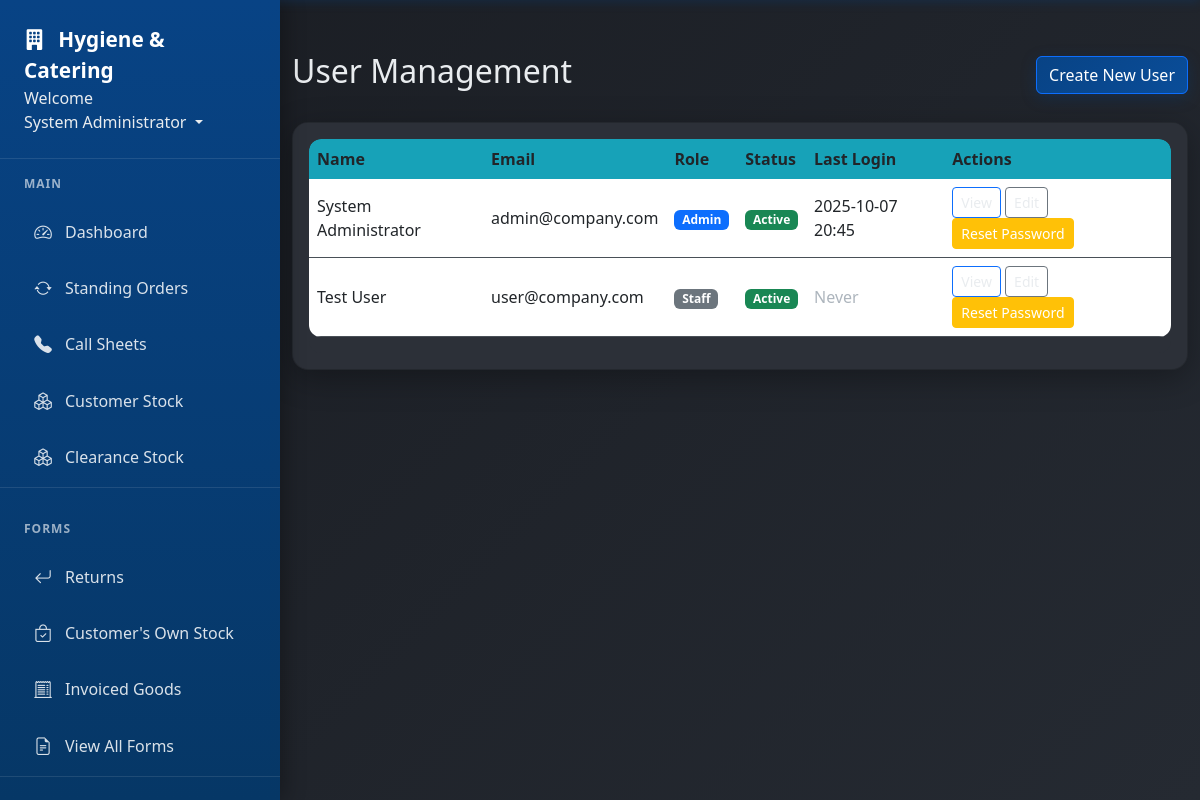
Screenshot of /users (signed in) with the database file from the repository.
### app/models.py (models this page shows, shortened)
class User(db.Model, UserMixin):
    id = db.Column(db.Integer, primary_key=True)
    username = db.Column(db.String(20), unique=True, nullable=False)  # Keep for system use
    email = db.Column(db.String(120), unique=True, nullable=False, index=True)  # Primary identifier
    full_name = db.Column(db.String(100), nullable=False)
    password_hash = db.Column(db.String(128), nullable=False)  # Changed from 'password' to 'password_hash'
    role = db.Column(db.String(20), nullable=False)
    job_title = db.Column(db.String(100))
    direct_phone = db.Column(db.String(20))
    mobile_phone = db.Column(db.String(20))
    is_active = db.Column(db.Boolean, default=True)
    must_change_password = db.Column(db.Boolean, default=False)
    created_at = db.Column(db.DateTime, nullable=False, default=datetime.utcnow)
    last_login = db.Column(db.DateTime)
    forms = db.relationship('Form', foreign_keys='Form.user_id', backref='author', lazy=True)
    callsheet_entries = db.relationship('CallsheetEntry', backref='entered_by', lazy=True)
    callsheets_created = db.relationship('Callsheet', backref='created_by_user', lazy=True)
    todo_items = db.relationship('TodoItem', backref='user', lazy=True, cascade='all, delete-orphan')
    company_updates = db.relationship('CompanyUpdate', backref='author', lazy=True, cascade='all, delete-orphan')

### app/routes.py (the view)
@main.route('/users')
@login_required
@admin_required
def users():
    users = User.query.order_by(User.full_name).all()
    return render_template('users.html', title='User Management', users=users)

### app/models.py (called while the page is built)
@login_manager.user_loader
def load_user(user_id):
    return User.query.get(int(user_id))

### app/routes.py (called while the page is built)
def admin_required(f):
    @wraps(f)
    def decorated_function(*args, **kwargs):
        if not current_user.is_authenticated or current_user.role != 'admin':
            flash('Admin access required.', 'danger')
            return redirect(url_for('main.dashboard'))
        return f(*args, **kwargs)
    return decorated_function

### app/templates/users.html (shortened to what this page needs)
{% extends "base.html" %} {% block content %}
<div class="d-flex justify-content-between align-items-center mb-4">
  <h2>User Management</h2>
  <a href="{{ url_for('main.create_user') }}" class="btn btn-primary">
     Create New User
  </a>
</div>
<div class="card">
  <div class="card-body">
    <div class="table-responsive">
      <table class="table table-hover">
        <thead>
          <tr>
            <th>Name</th>
            <th>Email</th>
            <th>Role</th>
            <th>Status</th>
            <th>Last Login</th>
            <th>Actions</th>
          </tr>
        </thead>
        <tbody>
          {% for user in users %}
          <tr>
            <td>{{ user.full_name }}</td>
            <td>{{ user.email }}</td>
            <td>
              <span
                class="badge bg-{{ 'primary' if user.role == 'admin' else 'secondary' }}"
              >
                {{ user.role.title() }}
              </span>
            </td>
            <td>
              <span
                class="badge bg-{{ 'success' if user.is_active else 'danger' }}"
              >
                {{ 'Active' if user.is_active else 'Inactive' }}
              </span>
            </td>
            <td>
              {% if user.last_login %} {{ user.last_login.strftime('%Y-%m-%d
              %H:%M') }} {% else %}
              <span class="text-muted">Never</span>
              {% endif %}
            </td>
            <td>
              <a
                href="{{ url_for('main.user_profile', user_id=user.id) }}"
                class="btn btn-sm btn-outline-primary"
                >View</a
              >
              <a
                href="{{ url_for('main.edit_user', user_id=user.id) }}"
                class="btn btn-sm btn-outline-secondary"
                >Edit</a
              >
              <button
                class="btn btn-sm btn-warning"
                onclick="resetPassword({{ user.id }}, '{{ user.full_name }}')"
              >
                Reset Password
              </button>
            </td>
          </tr>
          {% endfor %}
        </tbody>
      </table>
    </div>
  </div>
</div>
 {% endblock %}

### app/templates/base.html (shortened to what this page needs)
<!DOCTYPE html>
<html lang="en">
  <head>
    <link
      rel="stylesheet"
      href="{{ url_for('static', filename='style.css') }}"
    />
    <link
      href="https://cdn.jsdelivr.net/npm/bootstrap@5.3.0/dist/css/bootstrap.min.css"
      rel="stylesheet"
    />
    <link
      href="https://cdn.jsdelivr.net/npm/bootstrap-icons@1.11.0/font/bootstrap-icons.css"
      rel="stylesheet"
    />
  </head>
  <body>
    <nav class="nav-sidebar" id="navSidebar">
      <div class="nav-sidebar-header">
        <a href="{{ url_for('main.dashboard') }}" class="nav-sidebar-brand">
          <i class="bi bi-building-fill me-2"></i>
          Hygiene & Catering
        </a>
        <li class="nav-item dropdown" style="display: block">
          <text>Welcome</text>
          <a
            class="nav-link dropdown-toggle"
            href="#"
            id="userDropdown"
            role="button"
            data-bs-toggle="dropdown"
          >
             {{ current_user.full_name or
            current_user.username }}
          </a>
        </li>
      </div>
      {% if current_user.is_authenticated %}
      <div class="nav-sidebar-nav">
        <div class="nav-section">
          <div class="nav-section-title">Main</div>
          <div class="nav-item">
            <a class="nav-link" href="{{ url_for('main.dashboard') }}">
              <i class="bi bi-speedometer2"></i>
              Dashboard
            </a>
          </div>
          <div class="nav-item">
            <a
              class="nav-link"
              href="{{ url_for('standing_orders.standing_orders') }}"
            >
              <i class="bi bi-arrow-repeat"></i>
              Standing Orders
            </a>
          </div>
          <div class="nav-item">
            <a class="nav-link" href="{{ url_for('callsheets.callsheets') }}">
              <i class="bi bi-telephone-fill"></i>
              Call Sheets
            </a>
          </div>
          <div class="nav-item">
            <a
              class="nav-link"
              href="{{ url_for('customer_stock.customer_stock') }}"
            >
              <i class="bi bi-boxes"></i>
              Customer Stock
            </a>
          </div>
          <div class="nav-item">
            <a
              class="nav-link"
              href="{{ url_for('clearance_stock.clearance_stock') }}"
            >
              <i class="bi bi-boxes"></i>
              Clearance Stock
            </a>
          </div>
        </div>
        <div class="nav-section">
          <div class="nav-section-title">Forms</div>
          <div class="nav-item">
            <a class="nav-link" href="{{ url_for('main.returns') }}">
              <i class="bi bi-arrow-return-left"></i>
              Returns
            </a>
          </div>
          <div class="nav-item">
            <a
              class="nav-link"
              href="{{ url_for('customer_stock.branded_stock') }}"
            >
              <i class="bi bi-bag-check"></i>
              Customer's Own Stock
            </a>
          </div>
          <div class="nav-item">
            <a class="nav-link" href="{{ url_for('main.invoice_correction') }}">
              <i class="bi bi-receipt-cutoff"></i>
              Invoiced Goods
            </a>
          </div>
          <div class="nav-item">
            <a class="nav-link" href="{{ url_for('main.forms') }}">
              <i class="bi bi-file-earmark-text"></i>
              View All Forms
            </a>
          </div>
        </div>
      </div>
      {% endif %}
    </nav>
    <div class="main-content" id="mainContent">
      <div class="container-fluid">
         {% block content %}{% endblock %}
      </div>
    </div>
  </body>
</html>

### app/static/style.css (style rules this page uses)
:root { --primary-blue: #084385; --primary-blue-light: #0a4d99; --primary-blue-dark: #063766; --dark-bg: #1a1d23; --dark-card: #2c3038; --dark-card-hover: #353a44; --text-light: #e9ecef; --text-muted: #adb5bd !important; --border-color: #495057; --success: #20c997; --warning: #ffc107; --danger: #dc3545; --info: #17a2b8; }
body { background: linear-gradient(135deg, var(--dark-bg) 0%, #252a32 100%); color: var(--text-light); font-family: "Segoe UI", Tahoma, Geneva, Verdana, sans-serif; min-height: 100vh; }
body, .card, .card-body, .table, .modal-body { color: var(--text-light) !important; }
.nav-sidebar { position: fixed; top: 0; left: 0; height: 100vh; width: 280px; background: linear-gradient( 180deg, var(--primary-blue) 0%, var(--primary-blue-dark) 100% ); box-shadow: 4px 0 20px rgba(0, 0, 0, 0.3); transition: transform 0.3s ease; z-index: 1050; overflow-y: auto; display: flex; flex-direction: column; }
.nav-sidebar-header { padding: 1.5rem; border-bottom: 1px solid rgba(255, 255, 255, 0.1); flex-shrink: 0; }
.nav-sidebar-brand { color: white !important; font-weight: 700; font-size: 1.3rem; text-decoration: none; }
.nav-sidebar-nav { padding: 1rem 0; flex: 1; overflow-y: auto; }
.nav-section { margin-bottom: 2rem; border-bottom: 1px solid rgba(255, 255, 255, 0.1); }
.nav-section-title { color: rgba(255, 255, 255, 0.6); font-size: 0.75rem; font-weight: 600; text-transform: uppercase; letter-spacing: 1px; padding: 0 1.5rem; margin-bottom: 0.75rem; }
.nav-sidebar-nav .nav-item, .nav-section .nav-item { margin: 0.25rem 1rem; }
.nav-sidebar-nav .nav-link, .nav-section .nav-link { display: flex; align-items: center; padding: 0.75rem 1rem; color: rgba(255, 255, 255, 0.85) !important; text-decoration: none; border-radius: 12px; transition: all 0.3s ease; font-weight: 500; border: 1px solid transparent; position: relative; overflow: hidden; }
.nav-sidebar-nav .nav-link i, .nav-section .nav-link i { margin-right: 0.75rem; font-size: 1.1rem; width: 20px; text-align: center; }
.main-content { margin-left: 280px; min-height: 100vh; }
@media (min-width: 769px) { .main-content { padding-top: 2rem; } }
.card { background: var(--dark-card) !important; border: 1px solid var(--border-color); border-radius: 16px !important; box-shadow: 0 8px 32px rgba(0, 0, 0, 0.3); margin-bottom: 24px; transition: all 0.3s ease; overflow: hidden; }
.card-body { background: var(--dark-card); padding: 1.5rem; color: var(--text-light); border-radius: 0 0 16px 16px; }
.btn { border-radius: 12px; font-weight: 500; padding: 0.6rem 1.2rem; transition: all 0.3s ease; border: none; color: white !important; }
.btn-primary { background: linear-gradient( 135deg, var(--primary-blue) 0%, var(--primary-blue-light) 100% ); color: white !important; box-shadow: 0 4px 15px rgba(8, 67, 133, 0.3); }
.btn-warning { background: var(--warning); color: #000; }
.btn-outline-primary { border: 2px solid var(--primary-blue); color: #e9ecef !important; background: transparent; }
.btn-outline-secondary { border: 2px solid var(--border-color); color: #e9ecef !important; background: transparent; }
.table { background: var(--dark-card); border-radius: 12px; overflow: hidden; color: var(--text-light); }
.table th { background: var(--info) !important; border: none; font-weight: 600; padding: 1rem; }
.table td { border-color: var(--border-color); padding: 1rem; vertical-align: middle; }
.table-responsive { background: var(--dark-card); border-radius: 12px; }
.badge { border-radius: 8px; font-weight: 500; padding: 0.4em 0.8em; }
.bg-primary { background-color: var(--primary-blue) !important; }
.bg-secondary { background: var(--border-color) !important; }
.text-muted { color: #adb5bd !important; }
.container, .container-fluid { padding-top: 20px; }
.main-content { flex: 1; }
.card .text-muted, .update-meta, .form-text { color: #adb5bd !important; }

### rows the page displays
User: full_name "System Administrator", email "admin@company.com", role "Admin", is_active "Active", last_login "2025-10-07 20:45"
User: full_name "Test User", email "user@company.com", role "Staff", is_active "Active", shows "Never"
